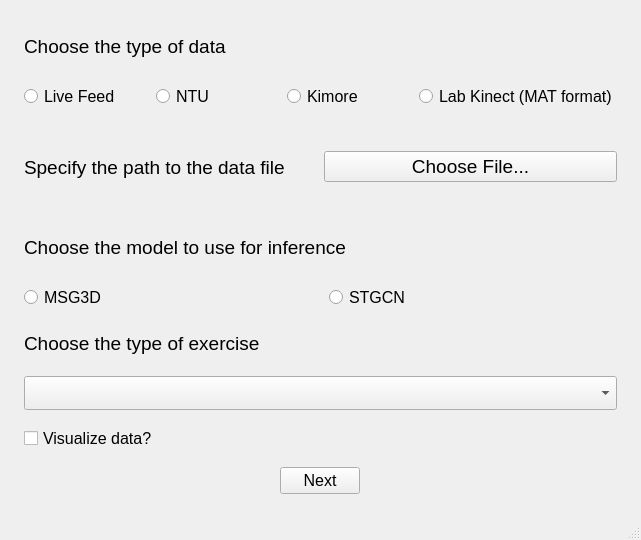
<?xml version="1.0" encoding="UTF-8"?>
<ui version="4.0">
 <class>MainWindow</class>
 <widget class="QMainWindow" name="MainWindow">
  <property name="geometry">
   <rect>
    <x>0</x>
    <y>0</y>
    <width>641</width>
    <height>540</height>
   </rect>
  </property>
  <property name="windowTitle">
   <string>MainWindow</string>
  </property>
  <widget class="QWidget" name="centralwidget">
   <layout class="QVBoxLayout" name="verticalLayout_4">
    <property name="spacing">
     <number>16</number>
    </property>
    <property name="leftMargin">
     <number>24</number>
    </property>
    <property name="topMargin">
     <number>24</number>
    </property>
    <property name="rightMargin">
     <number>24</number>
    </property>
    <property name="bottomMargin">
     <number>24</number>
    </property>
    <item>
     <layout class="QVBoxLayout" name="dataTypeLayout">
      <item>
       <widget class="QLabel" name="dataTypeLabel">
        <property name="font">
         <font>
          <pointsize>14</pointsize>
         </font>
        </property>
        <property name="text">
         <string>Choose the type of data</string>
        </property>
       </widget>
      </item>
      <item>
       <layout class="QHBoxLayout" name="dataTypeRadioButtonLayout">
        <item>
         <widget class="QRadioButton" name="liveFeedRadioButton">
          <property name="font">
           <font>
            <pointsize>12</pointsize>
           </font>
          </property>
          <property name="text">
           <string>Live Feed</string>
          </property>
         </widget>
        </item>
        <item>
         <widget class="QRadioButton" name="ntuRadioButton">
          <property name="font">
           <font>
            <pointsize>12</pointsize>
           </font>
          </property>
          <property name="text">
           <string>NTU</string>
          </property>
         </widget>
        </item>
        <item>
         <widget class="QRadioButton" name="kimoreRadioButton">
          <property name="font">
           <font>
            <pointsize>12</pointsize>
           </font>
          </property>
          <property name="text">
           <string>Kimore</string>
          </property>
         </widget>
        </item>
        <item>
         <widget class="QRadioButton" name="labKinectRadioButton">
          <property name="font">
           <font>
            <pointsize>12</pointsize>
           </font>
          </property>
          <property name="text">
           <string>Lab Kinect (MAT format)</string>
          </property>
         </widget>
        </item>
       </layout>
      </item>
     </layout>
    </item>
    <item>
     <widget class="QWidget" name="selectDataFileWidget" native="true">
      <property name="enabled">
       <bool>true</bool>
      </property>
      <layout class="QHBoxLayout" name="chooseFileWidget">
       <property name="leftMargin">
        <number>0</number>
       </property>
       <property name="rightMargin">
        <number>0</number>
       </property>
       <item>
        <widget class="QLabel" name="specifyPathLabel">
         <property name="font">
          <font>
           <pointsize>14</pointsize>
          </font>
         </property>
         <property name="text">
          <string>Specify the path to the data file</string>
         </property>
        </widget>
       </item>
       <item>
        <widget class="QPushButton" name="sepcifyPathButton">
         <property name="font">
          <font>
           <pointsize>14</pointsize>
          </font>
         </property>
         <property name="text">
          <string>Choose File...</string>
         </property>
        </widget>
       </item>
      </layout>
     </widget>
    </item>
    <item>
     <layout class="QVBoxLayout" name="modelTypeLayout">
      <item>
       <widget class="QLabel" name="modelTypeLabel">
        <property name="font">
         <font>
          <pointsize>14</pointsize>
         </font>
        </property>
        <property name="text">
         <string>Choose the model to use for inference</string>
        </property>
       </widget>
      </item>
      <item>
       <layout class="QHBoxLayout" name="modelTypeRadioButtonLayout">
        <item>
         <widget class="QRadioButton" name="msg3dRadioButton">
          <property name="font">
           <font>
            <pointsize>12</pointsize>
           </font>
          </property>
          <property name="text">
           <string>MSG3D</string>
          </property>
         </widget>
        </item>
        <item>
         <widget class="QRadioButton" name="stgcnRadioButton">
          <property name="font">
           <font>
            <pointsize>12</pointsize>
           </font>
          </property>
          <property name="text">
           <string>STGCN</string>
          </property>
         </widget>
        </item>
       </layout>
      </item>
     </layout>
    </item>
    <item>
     <layout class="QVBoxLayout" name="exerciseTypeLayout">
      <item>
       <widget class="QLabel" name="exerciseTypeLabel">
        <property name="font">
         <font>
          <pointsize>14</pointsize>
         </font>
        </property>
        <property name="text">
         <string>Choose the type of exercise</string>
        </property>
       </widget>
      </item>
      <item>
       <widget class="QComboBox" name="exerciseTypeComboBox">
        <property name="sizePolicy">
         <sizepolicy hsizetype="Preferred" vsizetype="Preferred">
          <horstretch>0</horstretch>
          <verstretch>0</verstretch>
         </sizepolicy>
        </property>
       </widget>
      </item>
     </layout>
    </item>
    <item>
     <widget class="QCheckBox" name="visualizeDataCheckBox">
      <property name="font">
       <font>
        <pointsize>12</pointsize>
       </font>
      </property>
      <property name="text">
       <string>Visualize data?</string>
      </property>
     </widget>
    </item>
    <item alignment="Qt::AlignHCenter">
     <widget class="QPushButton" name="getScorePushButton">
      <property name="enabled">
       <bool>true</bool>
      </property>
      <property name="sizePolicy">
       <sizepolicy hsizetype="Maximum" vsizetype="Maximum">
        <horstretch>0</horstretch>
        <verstretch>0</verstretch>
       </sizepolicy>
      </property>
      <property name="minimumSize">
       <size>
        <width>0</width>
        <height>0</height>
       </size>
      </property>
      <property name="font">
       <font>
        <pointsize>12</pointsize>
       </font>
      </property>
      <property name="layoutDirection">
       <enum>Qt::LeftToRight</enum>
      </property>
      <property name="text">
       <string>Next</string>
      </property>
     </widget>
    </item>
   </layout>
  </widget>
  <widget class="QMenuBar" name="menubar">
   <property name="geometry">
    <rect>
     <x>0</x>
     <y>0</y>
     <width>641</width>
     <height>21</height>
    </rect>
   </property>
  </widget>
  <widget class="QStatusBar" name="statusbar"/>
 </widget>
 <resources/>
 <connections/>
</ui>
